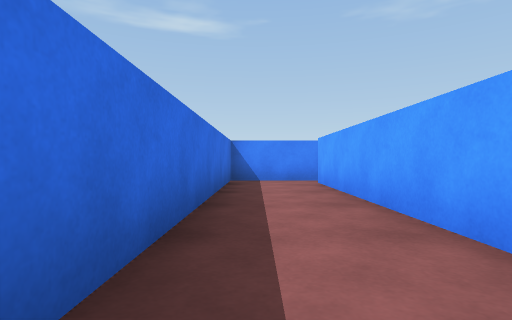
View 1 (above)

18 first-person views from a walk through a 3-D level made in the Unity game engine. The camera is 0.51 m above the floor, looks level and sees 80° across. The floor is counted in squares, 1 m on a side. Each view is taken from the middle of a square. On the plan, view 1 faces up. The plan holds only what a view shows up to about 9 squares ahead; the rest is blank. The player is left out.

View 2
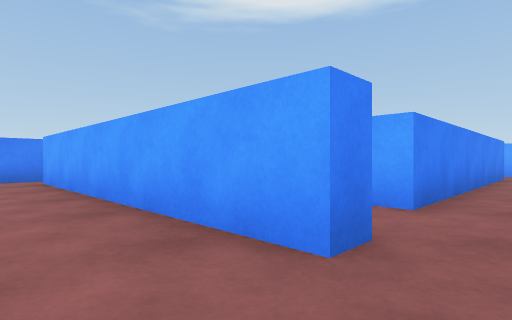

View 3
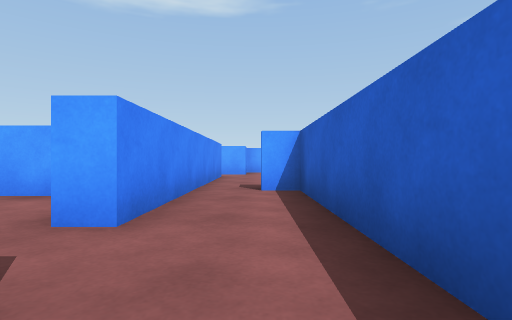

View 4
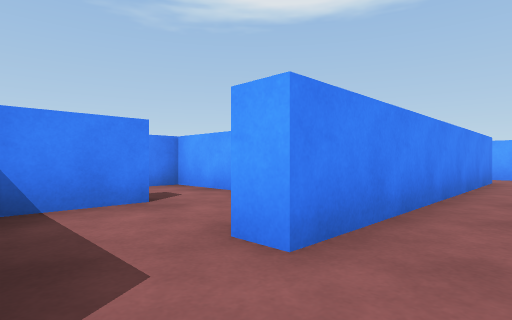

View 5
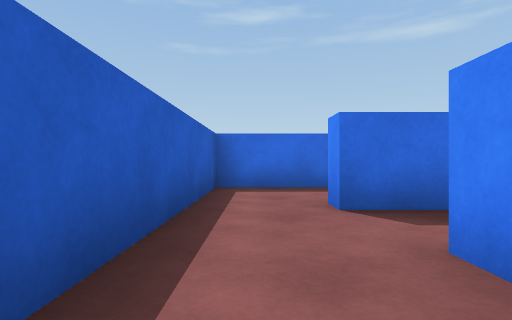

View 6
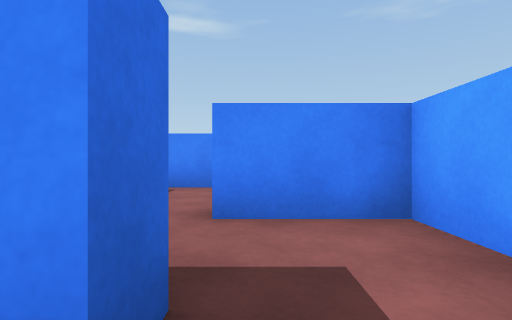

View 7
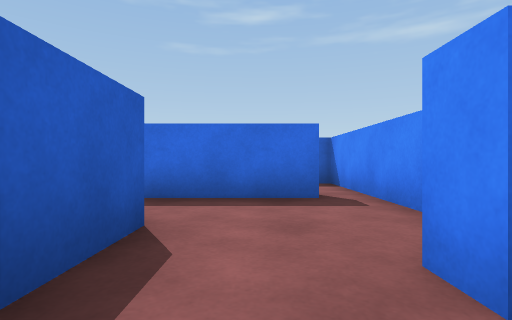

View 8
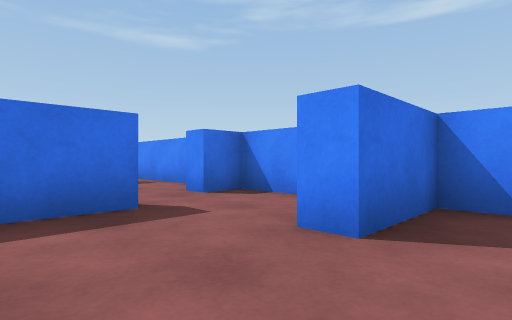

View 9
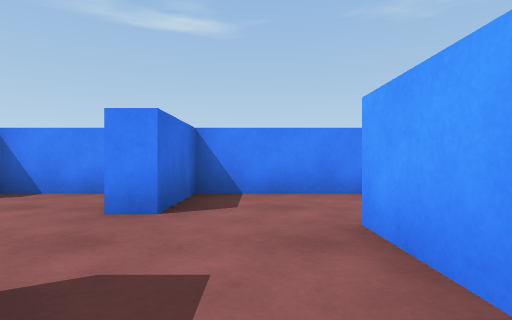

View 10
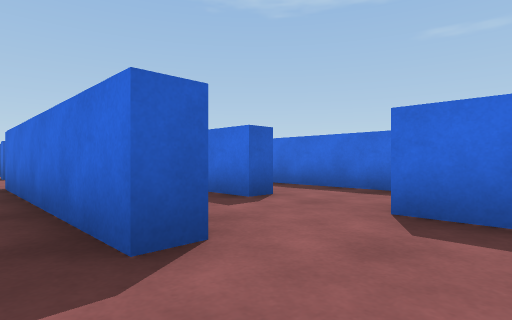

View 11
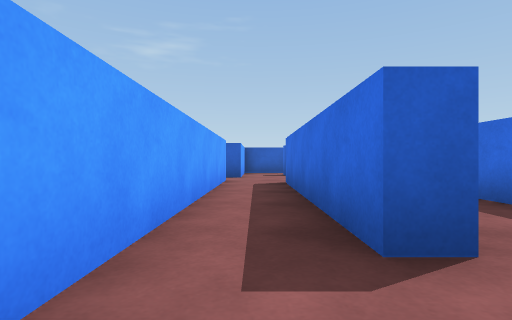

View 12
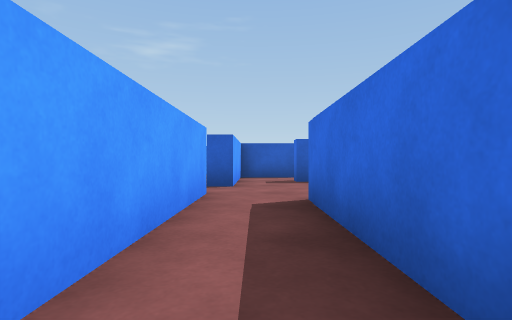

View 13
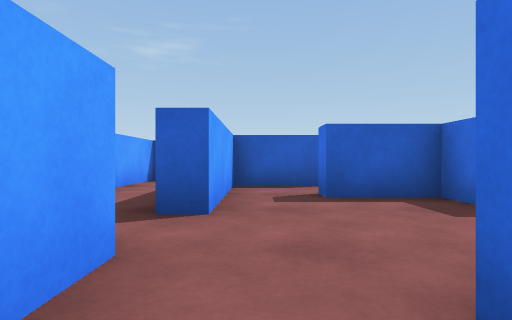

View 14
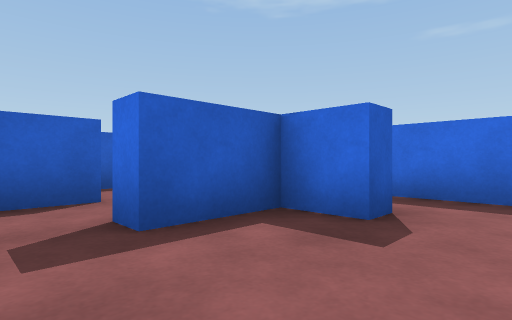

View 15
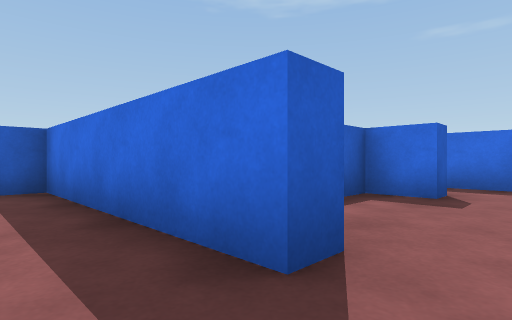

View 16
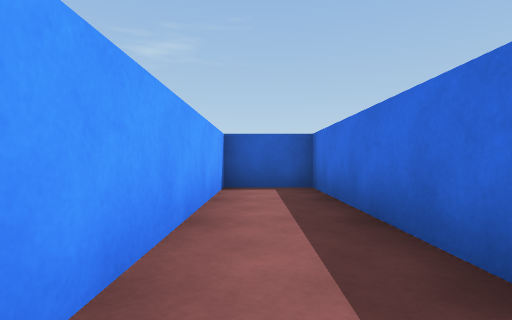

View 17
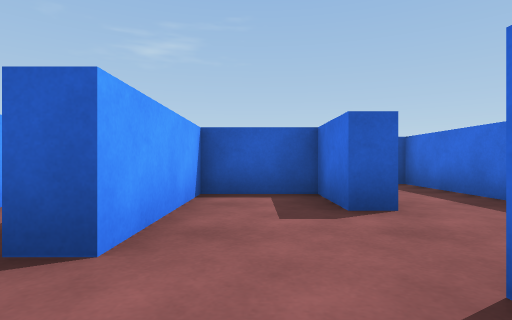

View 18
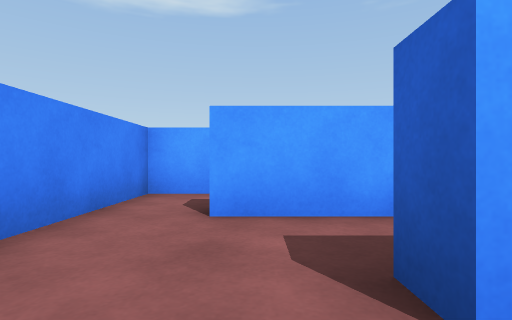

### Floor plan
Points are (right, up) in squares from view 1. A wall is a line through its corners. A room is listed if a view was taken in it or the views show most of it. See-through windows are left out.
Room 1 (views 1, 2, 3)
walls: (1.4, -0.2) (1.4, 6.9); (3.2, 7.6) (-0.6, 7.6) (-0.6, -1.7) (1.4, -1.7)
ways out: opening at (2, -1) to room 2; gap at (2, 7) to room 8
Room 2 (views 4, 5)
walls: (1.4, -1.7) (6.1, -1.7) (6.1, -1); (1.9, 1) (1.9, -0.2) (1.4, -0.2); (6, 0.1) (3.3, 0.1) (3.3, 0.6)
ways out: opening at (2, -1) to room 1; opening at (3, 0) to room 3; gap at (6, -1) to room 6
Room 3 (view 6)
walls: (3.7, 3.1) (3.7, 2.5) (2.2, 2.5); (5.3, 1.9) (5.3, 4.6) (3.6, 4.6)
ways out: opening at (3, 0) to room 2; opening at (3, 5) to room 8
Room 4 (view 7)
walls: (5.8, 5.5) (5.8, 3.5); (6.8, 7.6) (5, 7.6) (5, 6.8) (4.5, 6.8)
ways out: opening at (8, 4.5) to room 5; opening at (5, 6) to room 8; opening at (7, 2.5)
Room 5 (views 8, 9, 17, 18)
walls: (7.5, 3.9) (8.1, 3.9) (8.1, 2.4) (9.8, 2.4) (9.8, 5.4); (9.6, 7.6) (8.1, 7.6) (8.1, 5.9) (7.5, 5.9)
ways out: opening at (8, 4.5) to room 4; opening at (10, 6.5) to room 6
Room 6 (views 10, 11, 12, 13, 14)
walls: (11.8, -0.8) (11.8, 6.5); (7.9, -2.1) (8.5, -2.1) (8.5, -3.1) (10.1, -3.1); (9.8, 5.4) (10.3, 5.4) (10.3, 0.1) (6, 0.1); (6.6, -1.4) (6.6, -2.8); (11.6, 7.6) (9.6, 7.6)
ways out: gap at (6, -1) to room 2; opening at (10, 6.5) to room 5; opening at (12, -1) to room 7; opening at (11, -3) to room 9; opening at (12, 7)
Room 7 (views 15, 16)
walls: (11.4, -1.7) (11.9, -1.7) (11.9, -6.7) (13.6, -6.7) (13.6, -1.6)
ways out: opening at (12, -1) to room 6
Room 8 (no view inside)
walls: (3.6, 5.1) (5, 5.1); (1.9, 6.9) (1.9, 4.5)
ways out: gap at (2, 7) to room 1; opening at (3, 5) to room 3; opening at (5, 6) to room 4
Room 9 (no view inside)
walls: (10.1, -3.1) (10.1, -3.6); (9.6, -4.9) (11.4, -4.9) (11.4, -1.7)
ways out: opening at (11, -3) to room 6; opening at (10, -4)

Where each view was taken, in squares from view 1:
view 1: 0 up, 0 right, facing up
view 2: 1 down, 0 right, facing up-right
view 3: 1 down, 1 right, facing right
view 4: 1 down, 2 right, facing up-right
view 5: 1 down, 5 right, facing left
view 6: 2 up, 4 right, facing up
view 7: 6 up, 6 right, facing left
view 8: 4 up, 9 right, facing up-left
view 9: 3 up, 9 right, facing up
view 10: 7 up, 11 right, facing down-left
view 11: 7 up, 11 right, facing down
view 12: 4 up, 11 right, facing down
view 13: 1 up, 11 right, facing down
view 14: 1 down, 11 right, facing down-left
view 15: 1 down, 13 right, facing down-left
view 16: 1 down, 13 right, facing down
view 17: 7 up, 9 right, facing down
view 18: 6 up, 9 right, facing right
